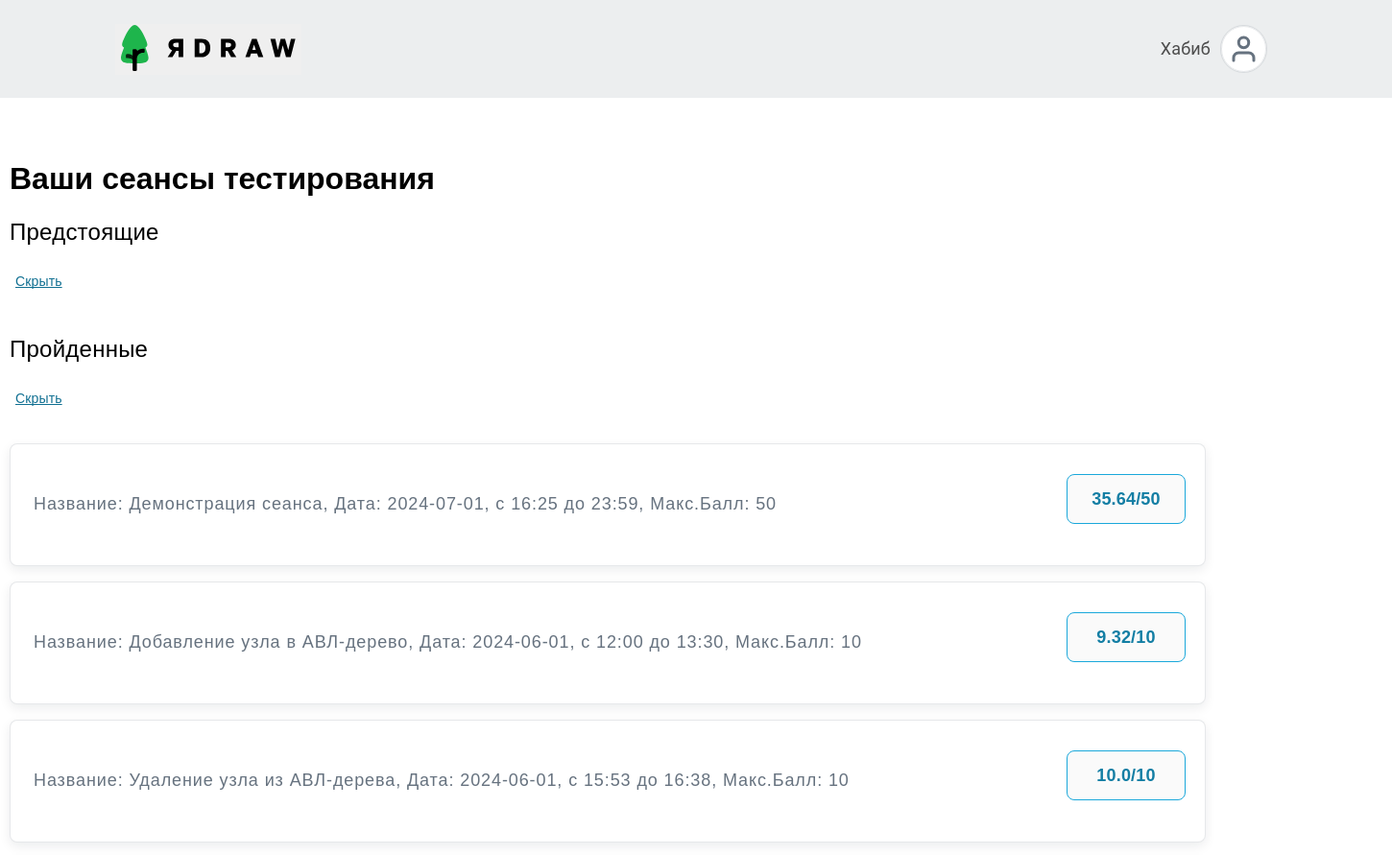
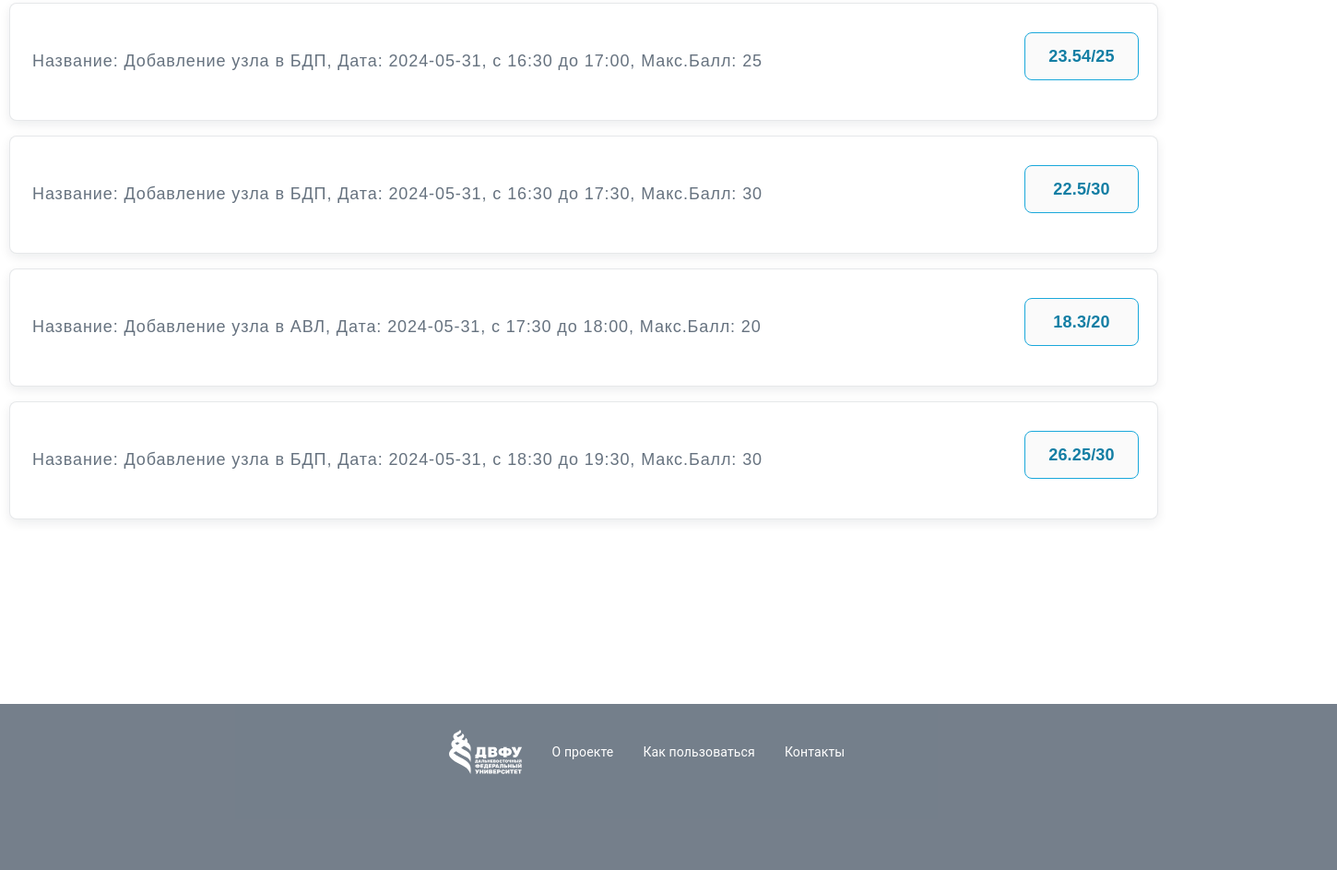
Screenshot of /Главная-страница-студент with the database file from the repository (2 pictures, top to bottom).
### tables this page shows
CREATE TABLE "testing_session" (
	"testing_session_id"	INTEGER,
	"testing_session_name"	VARCHAR(30),
	"testing_session_date"	DATE,
	"testing_session_begin_time"	TIME,
	"testing_session_end_time"	TIME,
	"formula_test_id"	INTEGER,
	"teacher_id"	INTEGER,
	"test_template_id"	INTEGER,
	"test_template_bar"	INTEGER,
	FOREIGN KEY("test_template_id") REFERENCES "test_template"("test_template_id") ON DELETE CASCADE,
	PRIMARY KEY("testing_session_id" AUTOINCREMENT),
	FOREIGN KEY("formula_test_id") REFERENCES "formula_test"("formula_test_id") ON DELETE CASCADE,
	FOREIGN KEY("teacher_id") REFERENCES "teacher"("teacher_id") ON DELETE CASCADE
);

### controllers/student_module/main_page.py (the view)
@app.route('/Главная-страница-студент', methods=['GET', 'POST'])
def student_index():
    conn = get_db_connection(DATABASE_NAME)
    if not session.get('student_id'):
        session['student_id'] = 1
        session['user_name'] = 'Хабиб'
    session['task_index'] = 0
    session['current_date'] = (date.today()).strftime('%Y-%m-%d')
    session['current_time'] = (datetime.now()).strftime("%H:%M")
    df_upcoming = get_upcoming_testing_session(
        conn, session['current_date'], session['current_time'], session['student_id']).to_dict('records')
    df_passed = get_passed_testing_session(
        conn, session['current_date'], session['current_time'], session['student_id'])
    df_passed['test_mark'] = df_passed['test_mark'].fillna(-1)
    df_passed = df_passed.to_dict('records')
    html = render_template(
        'student_module/student_index.html',
        df_upcoming=df_upcoming,
        df_passed=df_passed,
        student_id=session['student_id'],
        user_name=session['user_name'],
        SEPARATOR=SEPARATOR,
        int=int
    )
    return html

### utils.py (called while the page is built)
def get_db_connection(database_name):
    return sqlite3.connect(database_name)

### templates/student_module/student_index.html (shortened to what this page needs)
{% extends "student_module/base.html" %}
{% block head %}
  {{ super() }}
{% endblock %}
{% block content %}
<div style="display: flex; flex-direction: row;">
    <div  class = 'content'>
        <div style="font-family: var(--font3);
            font-weight: 700;
            font-size: 32px;
            line-height: 150%;
            letter-spacing: 0em;
            color: #000;
            width: 1440px;
            height: 40px;">
            Ваши сеансы тестирования
        </div>
        {{CreateListSession("Предстоящие","hideUpcomingSessions",'upcomingSessions',df_upcoming)}}
        {{CreateListSession('Пройденные',"hidePassedSessions","passedSessions",df_passed)}}
    </div>
</div>
{% endblock %}

### templates/student_module/base.html (shortened to what this page needs)
<!doctype html>
<html>
  <head>
    {% block head %}
    <link rel="stylesheet" type="text/css" href="/static/style_student.css">
    <link rel="stylesheet" type="text/css" href="/static/style.css">
    {% endblock %}
    {% macro CreateListSession(text,name_button,name_div,df) %}
            <div style="display:flex; flex-direction: column; margin-bottom: 20px;">
                <p style="font-family: var(--font3);
                font-weight: 500;
                font-size: 24px;
                line-height: 133%;
                letter-spacing: 0.01em;
                color: #000;">{{text}}</p>
                <input type="submit" name={{name_button}} value="Скрыть" style="font-family: var(--font3);
                font-weight: 400;
                font-size: 14px;
                line-height: 143%;
                letter-spacing: 0.01em;
                text-decoration: underline;
                text-decoration-skip-ink: none;
                color: #117092;
                background: none;
                border:none;
                text-align: left;
                "/>
            </div>
            <div name = {{name_div}}>
                {% for elem in df%}
                    <div class = 'card_session'>
                        {% set arr_description = elem['testing_session_description'].split(';') %}
                        {{ 'Название: '+ arr_description[0]+', Дата: '+arr_description[1]+', c '+arr_description[2]+' до '+ arr_description[3]+', Макс.Балл: '+ arr_description[4]}}
                        {% if 'test_mark' in elem %}
                            {% if elem['test_mark'] !=-1 %}
                                <input class="input_border" value = '{{elem['test_mark']}}/{{elem['test_template_bar']}}' disabled/>
                            {% else %}
                                <input class="input_border" value = 'Не пройден' disabled/>
                            {% endif %}
                        {% else %}
                            <form method="post" action="{{url_for('description_session_testing', testing_session_id=elem['testing_session_id'])}}">
                                <input hidden value = '{{elem['testing_session_id']}}' name = 'testing_session_id'>
                                <input type ='submit'  class = 'transition_input' value = 'Перейти'>
                            </form>
                        {% endif %}
                    </div>
                {% endfor %}
            </div>
    {% endmacro %}
  </head>
<body>
    <div class= 'main'>
        <div class = 'header'>
            <form  action = '{{url_for("student_index")}}' method="get" style = 'border: none; '>
                <button type = 'submit' style = 'border: none;' class="ava"  {% if block %} title="Заблокировано" disabled {%else%} title="На главную страницу" {%endif%}  >
                </button>
            </form>
            <div class = 'avatar'>
                <p {% if block %} title="Заблокировано" {%else%} title="Профиль" {%endif%}><a class='link_avatar' href="{{url_for('profile')}}"  >{{user_name}}</a></p>
            </div>
        </div>
        {% block content %}{% endblock %}
        <footer>
            <div class="footer">
                <div class="footer_content">
                    <div style="width: 467px;
                    height: 48px; display: flex; flex-direction: row; gap:32px;font-family: var(--second-family);
                    font-weight: 400;
                    font-size: 14px;
                    line-height: 143%;
                    letter-spacing: 0.01em;
                    color: #fff;">
                            <p>О проекте</p>
                            <p>Как пользоваться</p>
                            <p>Контакты</p>
                    </div>
                </div>
            </div>
        </footer>
    </div>
</body>
</html>

### static/style_student.css (style rules this page uses)
:root { --d9d9d9-2-paints: #4f2d2d; --font-family: "Open Sans", sans-serif; --second-family: "Inter", sans-serif; --third-family: "Golos", sans-serif; --font3: "Golos Text", sans-serif; --font4: "Ubuntu", sans-serif; --font5: "Arial", sans-serif; }
html, body { height: 100%; margin: 0; }
.header { padding: 16px 120px; height: 10%; background: rgba(102, 114, 127, 0.12); display: flex; flex-direction: row; justify-content: space-between; align-items: center; }
.avatar { font-family: var(--font3); font-weight: 400; font-size: 18px; line-height: 133%; letter-spacing: 0.01em; color: #66727f; justify-content: space-between; align-items: center; display: flex; flex-direction: row; }
.avatar svg { margin: 10px; border-radius: 100px; fill: #fff; border: 1px solid rgba(102, 114, 127, 0.16); }
.content { width: 100%; height: 100%; margin-top: 60px; display: flex; flex-direction: column; align-items:start; }
.card_session { border: 1px solid rgba(102, 114, 127, 0.16); border-radius: 8px; padding: 20px 20px 20px 24px; width: 1200px; height: 86px; box-shadow: 0 4px 12px 0 rgba(4, 28, 36, 0.08); background: #fff; font-family: var(--font3); font-weight: 400; font-size: 18px; line-height: 133%; letter-spacing: 0.05em; color: #66727f; display: flex; flex-direction: row; justify-content:space-between; align-items: center; margin-top:16px; }
.input_border { border: 1px solid #1aa8db; border-radius: 8px; width: 118px; height: 48px; font-family: var(--font3); font-weight: 600; font-size: 18px; line-height: 133%; letter-spacing: 0.01em; color: #137ea4; text-align: center; top: 50%; margin-top: -0.625em; }
.footer { padding: 0px 120px; height: 180px; background: #66727f; opacity: 0.9; text-align: center; margin-top: 200px; bottom: 0; max-width: 100%; }
.footer_content { padding: 28px 0px; width: 1200px; display: flex; flex-direction: row; justify-content: center; align-content: center; }
.main { min-height: 100%; display: flex; flex-direction: column; }
footer { margin-top: auto; }
.link_avatar { text-decoration:none; }

### static/style.css (style rules this page uses)
body, input, select, button, li, div, p, label { font-family: 'Roboto', sans-serif; }
a { color: #4d4d4d; }

### rows the page displays
testing_session: value "Название: Демонстрация сеанса, Дата: 2024-07-01, c 16:25 до 23:59, Макс.Балл: 50", test_template_bar "35.64/50"
testing_session: value "Название: Добавление узла в АВЛ-дерево, Дата: 2024-06-01, c 12:00 до 13:30, Макс.Балл: 10", test_template_bar "9.32/10"
testing_session: value "Название: Удаление узла из АВЛ-дерева, Дата: 2024-06-01, c 15:53 до 16:38, Макс.Балл: 10", test_template_bar "10.0/10"
testing_session: value "Название: Добавление узла в БДП, Дата: 2024-05-31, c 16:30 до 17:00, Макс.Балл: 25", test_template_bar "23.54/25"
testing_session: value "Название: Добавление узла в БДП, Дата: 2024-05-31, c 16:30 до 17:30, Макс.Балл: 30", test_template_bar "22.5/30"
testing_session: value "Название: Добавление узла в АВЛ, Дата: 2024-05-31, c 17:30 до 18:00, Макс.Балл: 20", test_template_bar "18.3/20"
testing_session: value "Название: Добавление узла в БДП, Дата: 2024-05-31, c 18:30 до 19:30, Макс.Балл: 30", test_template_bar "26.25/30"

### other values shown
{{ user_name }} "Хабиб"
{{ text }} "Предстоящие Пройденные"
